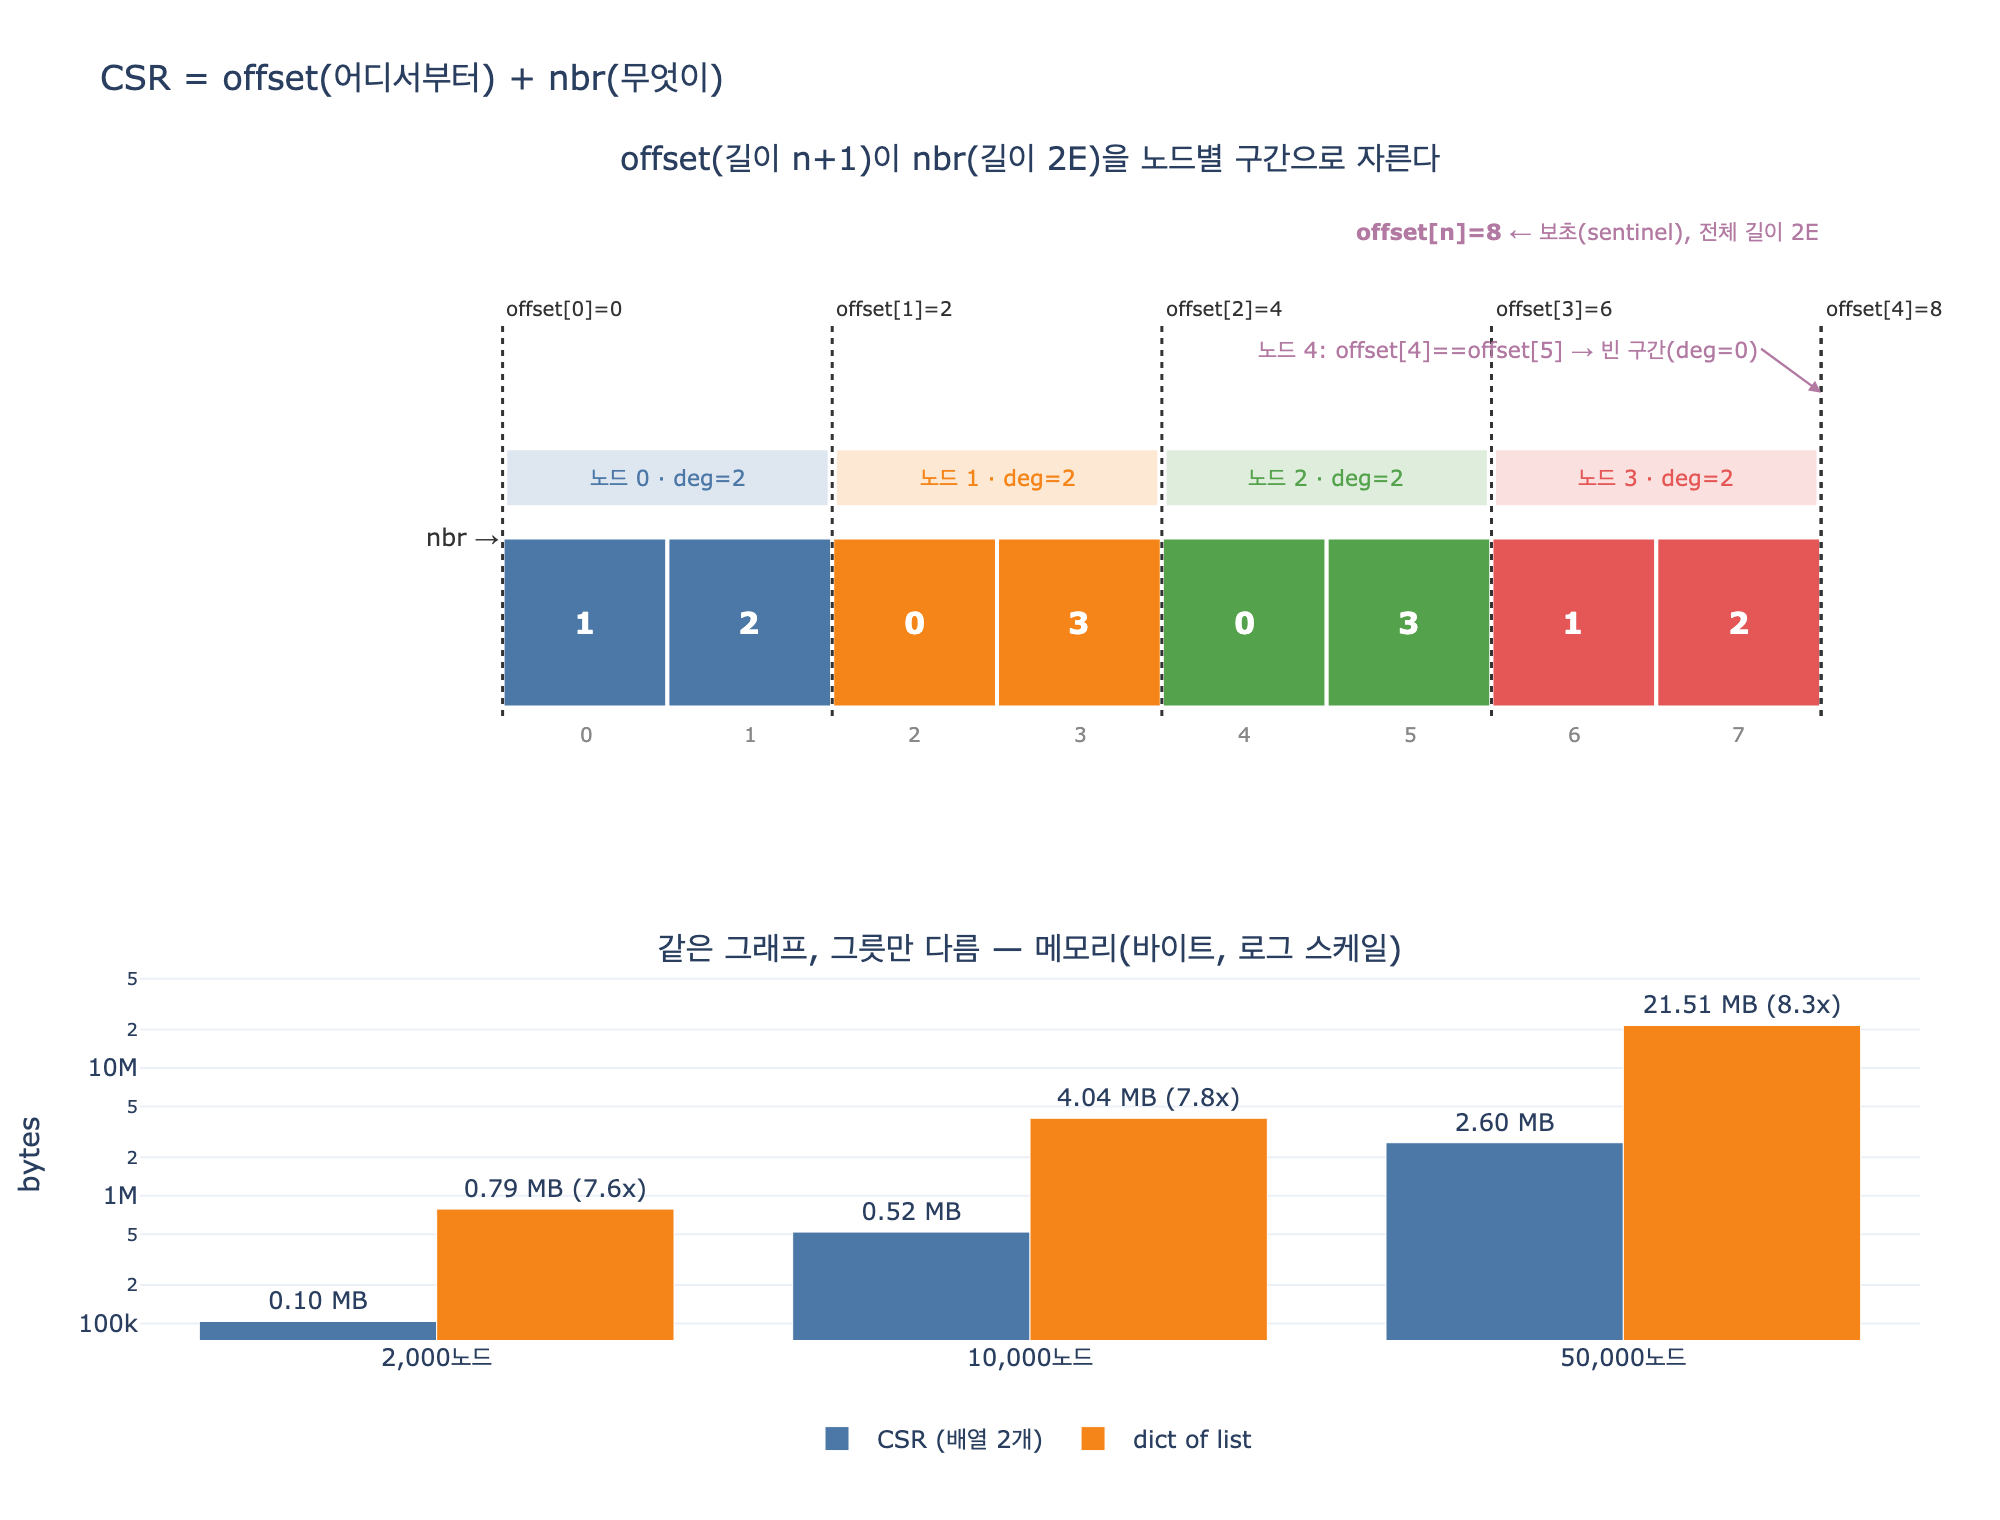

This figure's Python source:
# %% [markdown]
# # CSR = 오프셋 배열 + 이웃 배열
#
# CSR(압축 희소 행 형식, Compressed Sparse Row)은 **정수 배열 두 개**가 전부다.
#
# - `offset` — 길이 $n+1$. 노드 $u$의 이웃이 `nbr`의 어디서 시작하는지.
# - `nbr` — 길이 $2E$(무향). 모든 이웃을 노드 순서대로 이어 붙인 하나의 연속 배열.
#
# 읽는 규칙은 딱 하나다.
#
# $$\text{neighbors}(u) = \texttt{nbr}[\,\texttt{offset}[u] : \texttt{offset}[u+1]\,]$$
#
# 그래서 차수도 뺄셈 한 번이다.
#
# $$\deg(u) = \texttt{offset}[u+1] - \texttt{offset}[u]$$
#
# 필요 패키지: plotly, kaleido (시각화 셀에서만 사용. 없으면 그 셀만 건너뛴다)

# %%
import sys
from array import array
from collections import defaultdict, deque


def _show(fig):
    try:
        from IPython import get_ipython

        if get_ipython() is not None:
            fig.show()
    except ImportError:
        pass


# 아주 작은 무향 그래프. 노드 0~4, 노드 4는 일부러 고립시킨다.
N = 5
EDGES = [(0, 1), (0, 2), (1, 3), (2, 3)]
print("노드 수 n =", N)
print("엣지     =", EDGES)
# 출력: 노드 수 n = 5
# 출력: 엣지     = [(0, 1), (0, 2), (1, 3), (2, 3)]

# %% [markdown]
# ## 1단계 — 차수 세기
#
# CSR 만들기는 세 번 훑으면 끝난다: **차수 세기 → 누적합 → 커서로 채우기**. 전체 $O(n + E)$.

# %%
deg = [0] * N
for a, b in EDGES:
    deg[a] += 1
    deg[b] += 1  # 무향이라 양쪽 다 센다

print("deg =", deg)
print("합계 =", sum(deg), "( = 2E =", 2 * len(EDGES), ")")
# 출력: deg = [2, 2, 2, 2, 0]
# 출력: 합계 = 8 ( = 2E = 8 )

# %% [markdown]
# ## 2단계 — 누적합(prefix sum)이 곧 오프셋 배열
#
# 여기서 길이가 왜 $n+1$인지가 드러난다. 칸 $n$개를 나누는 **벽은 $n+1$개**다.
# 마지막 칸 `offset[n]`은 전체 이웃 개수를 담는 보초(sentinel)이고,
# 덕분에 마지막 노드도 `offset[u+1]`로 끝을 읽을 수 있다.

# %%
offset = array("i", [0] * (N + 1))
for i in range(N):
    offset[i + 1] = offset[i] + deg[i]

print("offset      =", list(offset))
print("길이        =", len(offset), "( = n+1 =", N + 1, ")")
print("offset[0]   =", offset[0], "(항상 0)")
print("offset[n]   =", offset[N], "(전체 이웃 개수 = 2E)")
print("단조 증가?  =", all(offset[i] <= offset[i + 1] for i in range(N)))
# 출력: offset      = [0, 2, 4, 6, 8, 8]
# 출력: 길이        = 6 ( = n+1 = 6 )
# 출력: offset[0]   = 0 (항상 0)
# 출력: offset[n]   = 8 (전체 이웃 개수 = 2E)
# 출력: 단조 증가?  = True

# %% [markdown]
# 노드 4는 고립 노드라 `offset[4] == offset[5] == 8`이다.
# **값이 같으면 빈 구간**, 즉 차수 0이라는 뜻이다. 별도 표시가 필요 없다.

# %% [markdown]
# ## 3단계 — 커서를 들고 이웃 배열 채우기
#
# 2단계가 끝나면 각 노드가 쓸 자리가 이미 확정돼 있다. 그래서 배열을 늘리는 일(realloc)이 한 번도 없다.

# %%
cursor = list(offset[:N])  # 각 노드의 다음 쓰기 위치
nbr = array("i", [0] * offset[N])
for a, b in EDGES:
    nbr[cursor[a]] = b
    cursor[a] += 1
    nbr[cursor[b]] = a
    cursor[b] += 1

print("nbr    =", list(nbr))
print("길이   =", len(nbr), "( = 2E )")
print("cursor =", cursor, "(다 채우면 offset[1:]과 같아진다)")
print("검증   =", cursor == list(offset[1:]))
# 출력: nbr    = [1, 2, 0, 3, 0, 3, 1, 2]
# 출력: 길이   = 8 ( = 2E )
# 출력: cursor = [2, 4, 6, 8, 8] (다 채우면 offset[1:]과 같아진다)
# 출력: 검증   = True

# %% [markdown]
# ## 두 배열로 그래프를 읽어 보기
#
# 이웃 조회는 슬라이스 한 번, 차수는 뺄셈 한 번.

# %%
for u in range(N):
    lo, hi = offset[u], offset[u + 1]
    print(f"노드 {u}: nbr[{lo}:{hi}] = {str(list(nbr[lo:hi])):<10} deg = {hi - lo}")
# 출력: 노드 0: nbr[0:2] = [1, 2]     deg = 2
# 출력: 노드 1: nbr[2:4] = [0, 3]     deg = 2
# 출력: 노드 2: nbr[4:6] = [0, 3]     deg = 2
# 출력: 노드 3: nbr[6:8] = [1, 2]     deg = 2
# 출력: 노드 4: nbr[8:8] = []         deg = 0

# %% [markdown]
# ## 왜 n+1인가 — 없으면 어떻게 되는지 직접 확인
#
# 길이 $n$짜리 「시작 배열」만 있으면 마지막 노드의 끝을 모른다.
# 조건 분기를 넣어 특수 처리하거나, 끝 배열을 하나 더 들고 다녀야 한다.

# %%
start_only = list(offset[:N])  # 길이 n 짜리 시작 배열만 가진 척
print("start_only =", start_only)

try:
    u = N - 1  # 마지막 노드
    print(list(nbr[start_only[u] : start_only[u + 1]]))
except IndexError as e:
    print(f"마지막 노드({N - 1})의 끝을 읽으려다 실패: IndexError: {e}")
print("→ 보초 칸 offset[n]이 있으면 분기 없이 모든 노드를 같은 코드로 읽는다.")
# 출력: start_only = [0, 2, 4, 6, 8]
# 출력: 마지막 노드(4)의 끝을 읽으려다 실패: IndexError: list index out of range
# 출력: → 보초 칸 offset[n]이 있으면 분기 없이 모든 노드를 같은 코드로 읽는다.

# %% [markdown]
# ## 순회 — 연속 구간을 그대로 읽는다
#
# BFS 안쪽 루프가 `range(offset[u], offset[u+1])`이다.
# 포인터를 따라 점프하는 대신 **한 방향으로 쭉** 읽는다. 이게 8.2절의 「왜 연속이면 빠른가」다.

# %%
def bfs_csr(offset, nbr, start, n):
    seen = bytearray(n)
    seen[start] = 1
    q = deque([start])
    order = []
    while q:
        u = q.popleft()
        order.append(u)
        for i in range(offset[u], offset[u + 1]):  # 연속 구간
            v = nbr[i]
            if not seen[v]:
                seen[v] = 1
                q.append(v)
    return order


print("BFS(0) 방문 순서 =", bfs_csr(offset, nbr, 0, N))
print("노드 4는 고립이라 안 나온다.")
# 출력: BFS(0) 방문 순서 = [0, 1, 2, 3]
# 출력: 노드 4는 고립이라 안 나온다.

# %% [markdown]
# ## 인접 리스트와 같은 정보, 다른 그릇
#
# CSR과 인접 리스트는 **논리적으로 동일**하다. $O(n+E)$에 상호 변환된다.

# %%
adj = defaultdict(list)
for a, b in EDGES:
    adj[a].append(b)
    adj[b].append(a)

same = all(sorted(adj[u]) == sorted(nbr[offset[u] : offset[u + 1]]) for u in range(N))
print("adj  =", {u: adj[u] for u in range(N)})
print("두 표현이 같은 그래프인가?", same)
# 출력: adj  = {0: [1, 2], 1: [0, 3], 2: [0, 3], 3: [1, 2], 4: []}
# 출력: 두 표현이 같은 그래프인가? True

# %% [markdown]
# ## 규모를 키우면 — 메모리 차이
#
# CSR의 크기는 정확히 계산된다(32비트 정수 기준).
#
# $$\text{bytes} = 4(n+1) + 4 \cdot 2E$$
#
# 반면 dict of list는 원소마다 파이썬 객체 헤더가 붙는다.

# %%
import random


def make(n, avg_deg=12, seed=20260801):
    rnd = random.Random(seed)
    edges = set()
    for a in range(n):
        for _ in range(avg_deg // 2):
            b = rnd.randrange(n)
            if a != b:
                edges.add((min(a, b), max(a, b)))
    return sorted(edges)


def build_csr(edges, n):
    d = [0] * n
    for a, b in edges:
        d[a] += 1
        d[b] += 1
    off = array("i", [0] * (n + 1))
    for i in range(n):
        off[i + 1] = off[i] + d[i]
    cur = list(off[:n])
    nb = array("i", [0] * off[n])
    for a, b in edges:
        nb[cur[a]] = b
        cur[a] += 1
        nb[cur[b]] = a
        cur[b] += 1
    return off, nb


def deep_size(obj, seen=None):
    seen = seen if seen is not None else set()
    if id(obj) in seen:
        return 0
    seen.add(id(obj))
    size = sys.getsizeof(obj)
    if isinstance(obj, dict):
        size += sum(deep_size(k, seen) + deep_size(v, seen) for k, v in obj.items())
    elif isinstance(obj, (list, tuple, set)):
        size += sum(deep_size(x, seen) for x in obj)
    return size


sizes = []
print(f"{'노드':>8} {'엣지':>9} {'CSR(B)':>12} {'dict of list(B)':>16} {'배수':>7}")
for n in (2_000, 10_000, 50_000):
    e = make(n)
    off, nb = build_csr(e, n)
    csr_bytes = sys.getsizeof(off) + sys.getsizeof(nb)
    a = defaultdict(list)
    for x, y in e:
        a[x].append(y)
        a[y].append(x)
    adj_bytes = deep_size(dict(a))
    sizes.append((n, len(e), csr_bytes, adj_bytes))
    print(f"{n:>8,} {len(e):>9,} {csr_bytes:>12,} {adj_bytes:>16,} {adj_bytes / csr_bytes:>6.1f}x")

n_, e_, c_, _ = sizes[-1]
print(f"\n공식 검증: 4*(n+1) + 4*2E = {4 * (n_ + 1) + 4 * 2 * e_:,} B  (실측 {c_:,} B, array 헤더 포함)")
# 출력:       노드        엣지       CSR(B)  dict of list(B)      배수
# 출력:    2,000    11,956      103,780          786,592    7.6x
# 출력:   10,000    59,962      519,828        4,038,736    7.8x
# 출력:   50,000   299,958    2,599,796       21,508,836    8.3x
# 출력:
# 출력: 공식 검증: 4*(n+1) + 4*2E = 2,599,668 B  (실측 2,599,796 B, array 헤더 포함)

# %% [markdown]
# 두 배열이라서 **객체 헤더가 0**이다. 7~8배 차이가 전부 그 오버헤드다.
# 그리고 노드를 100만으로 키우면 이 배수가 곧 「4.1GB vs 380MB」가 된다.
#
# ## 시각화 — 오프셋 배열이 이웃 배열을 어떻게 자르는가

# %%
try:
    import plotly.graph_objects as go
    from plotly.subplots import make_subplots

    PALETTE = ["#4C78A8", "#F58518", "#54A24B", "#E45756", "#B279A2"]

    fig = make_subplots(
        rows=2,
        cols=1,
        row_heights=[0.62, 0.38],
        vertical_spacing=0.16,
        subplot_titles=(
            "offset(길이 n+1)이 nbr(길이 2E)을 노드별 구간으로 자른다",
            "같은 그래프, 그릇만 다름 — 메모리(바이트, 로그 스케일)",
        ),
    )

    # --- 위: CSR 레이아웃 다이어그램 ---
    # nbr 배열 셀 (소유 노드 색으로)
    owner = []
    for u in range(N):
        owner += [u] * (offset[u + 1] - offset[u])

    for i, v in enumerate(nbr):
        fig.add_shape(
            type="rect",
            x0=i,
            x1=i + 1,
            y0=0,
            y1=1,
            line=dict(color="white", width=2),
            fillcolor=PALETTE[owner[i] % len(PALETTE)],
            row=1,
            col=1,
        )
        fig.add_annotation(
            x=i + 0.5, y=0.5, text=f"<b>{v}</b>", showarrow=False,
            font=dict(color="white", size=15), row=1, col=1,
        )
        fig.add_annotation(
            x=i + 0.5, y=-0.16, text=str(i), showarrow=False,
            font=dict(color="#888", size=10), row=1, col=1,
        )

    # offset 값과 경계선
    for u, o in enumerate(offset):
        fig.add_shape(
            type="line", x0=o, x1=o, y0=-0.05, y1=2.25,
            line=dict(color="#333", width=1.5, dash="dot"), row=1, col=1,
        )

        if u < N:
            fig.add_annotation(
                x=o, y=2.35, text=f"offset[{u}]={o}", showarrow=False, xanchor="left",
                font=dict(color="#333", size=10), row=1, col=1,
            )
        else:  # 보초 칸은 위쪽에 따로 (offset[n-1]과 같은 x 에 올 수 있다)
            fig.add_annotation(
                x=o, y=2.8, text=f"<b>offset[n]={o}</b> ← 보초(sentinel), 전체 길이 2E",
                showarrow=False, xanchor="right",
                font=dict(color="#B279A2", size=11), row=1, col=1,
            )

    # 노드별 구간 브래킷
    for u in range(N):
        lo, hi = offset[u], offset[u + 1]
        if hi == lo:
            fig.add_annotation(
                x=lo, y=1.85, text=f"노드 {u}: offset[{u}]==offset[{u + 1}] → 빈 구간(deg=0)",
                showarrow=True, arrowhead=2, arrowsize=1, arrowwidth=1.2,
                arrowcolor=PALETTE[u % len(PALETTE)], ax=-30, ay=-22,
                xanchor="right", font=dict(color=PALETTE[u % len(PALETTE)], size=11),
                row=1, col=1,
            )
            continue
        fig.add_shape(
            type="rect", x0=lo + 0.04, x1=hi - 0.04, y0=1.2, y1=1.5,
            line=dict(color=PALETTE[u % len(PALETTE)], width=2),
            fillcolor=PALETTE[u % len(PALETTE)], opacity=0.18, row=1, col=1,
        )
        fig.add_annotation(
            x=(lo + hi) / 2, y=1.35, text=f"노드 {u} · deg={hi - lo}", showarrow=False,
            font=dict(color=PALETTE[u % len(PALETTE)], size=11), row=1, col=1,
        )

    fig.add_annotation(
        x=0, y=1.0, text="nbr →", showarrow=False, xanchor="right",
        font=dict(color="#333", size=12), row=1, col=1,
    )

    # --- 아래: 메모리 비교 ---
    labels = [f"{n:,}노드" for n, _, _, _ in sizes]
    fig.add_trace(
        go.Bar(
            x=labels, y=[c for _, _, c, _ in sizes], name="CSR (배열 2개)",
            marker_color=PALETTE[0],
            text=[f"{c / 1e6:.2f} MB" for _, _, c, _ in sizes], textposition="outside",
        ),
        row=2, col=1,
    )
    fig.add_trace(
        go.Bar(
            x=labels, y=[a for _, _, _, a in sizes], name="dict of list",
            marker_color=PALETTE[1],
            text=[f"{a / 1e6:.2f} MB ({a / c:.1f}x)" for _, _, c, a in sizes],
            textposition="outside",
        ),
        row=2, col=1,
    )

    fig.update_xaxes(visible=False, range=[-2.2, len(nbr) + 0.6], row=1, col=1)
    fig.update_yaxes(visible=False, range=[-0.45, 3.1], row=1, col=1)
    fig.update_yaxes(type="log", title_text="bytes", row=2, col=1)
    fig.update_layout(
        title="CSR = offset(어디서부터) + nbr(무엇이)",
        template="plotly_white",
        width=1000,
        height=760,
        showlegend=True,
        legend=dict(orientation="h", y=-0.06, x=0.5, xanchor="center"),
        margin=dict(l=70, r=40, t=90, b=90),
    )

    _show(fig)
    fig.write_image("expy.png", scale=2)
    print("expy.png 저장 완료")
except ImportError as exc:
    print("plotly/kaleido 없음 — 시각화 셀 건너뜀:", exc)
# 출력: expy.png 저장 완료

# %% [markdown]
# ## 정리
#
# | 배열 | 길이 | 담는 것 | SciPy 이름 |
# |---|---|---|---|
# | 오프셋 배열 `offset` | $n+1$ | 노드별 이웃 **시작 위치** (+ 보초 하나) | `indptr` |
# | 이웃 배열 `nbr` | $2E$ (무향) | 모든 이웃을 **연속으로** 나열 | `indices` |
#
# - `offset[u+1] - offset[u]` = 차수. `offset[n]` = 전체 이웃 수.
# - 길이가 $n+1$인 이유: **한 노드의 끝은 다음 노드의 시작**이고, 마지막 노드에는 다음이 없으니 보초가 필요하다.
# - 가중치·속성은 `nbr`과 같은 길이의 **병렬 배열**로 붙는다(SciPy의 `data`). 위치 정보는 여전히 두 개.
# - 대가는 불변성이다. 엣지를 끼우려면 뒤를 다 밀어야 한다 → 「인접 리스트로 쌓고 CSR로 굽는다」.
